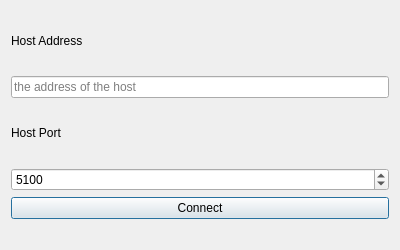
<?xml version="1.0" encoding="UTF-8"?>
<ui version="4.0">
 <class>SettingsDialog</class>
 <widget class="QDialog" name="SettingsDialog">
  <property name="windowModality">
   <enum>Qt::ApplicationModal</enum>
  </property>
  <property name="geometry">
   <rect>
    <x>0</x>
    <y>0</y>
    <width>400</width>
    <height>250</height>
   </rect>
  </property>
  <property name="minimumSize">
   <size>
    <width>400</width>
    <height>250</height>
   </size>
  </property>
  <property name="maximumSize">
   <size>
    <width>400</width>
    <height>250</height>
   </size>
  </property>
  <property name="sizeIncrement">
   <size>
    <width>0</width>
    <height>0</height>
   </size>
  </property>
  <property name="windowTitle">
   <string>Dialog</string>
  </property>
  <layout class="QVBoxLayout" name="verticalLayout_2">
   <item>
    <layout class="QVBoxLayout" name="verticalLayout">
     <item>
      <widget class="QLabel" name="label">
       <property name="text">
        <string>Host Address</string>
       </property>
      </widget>
     </item>
     <item>
      <widget class="QLineEdit" name="addressLineEdit">
       <property name="placeholderText">
        <string>the address of the host</string>
       </property>
      </widget>
     </item>
     <item>
      <widget class="QLabel" name="label_3">
       <property name="text">
        <string>Host Port</string>
       </property>
      </widget>
     </item>
     <item>
      <widget class="QSpinBox" name="portSpinBox">
       <property name="minimum">
        <number>1025</number>
       </property>
       <property name="maximum">
        <number>65535</number>
       </property>
       <property name="value">
        <number>5100</number>
       </property>
      </widget>
     </item>
     <item>
      <widget class="QPushButton" name="connectButton">
       <property name="text">
        <string>Connect</string>
       </property>
      </widget>
     </item>
    </layout>
   </item>
   <item>
    <widget class="QLabel" name="statusLabel">
     <property name="sizePolicy">
      <sizepolicy hsizetype="Preferred" vsizetype="Maximum">
       <horstretch>0</horstretch>
       <verstretch>0</verstretch>
      </sizepolicy>
     </property>
     <property name="text">
      <string/>
     </property>
    </widget>
   </item>
  </layout>
 </widget>
 <resources/>
 <connections/>
</ui>
